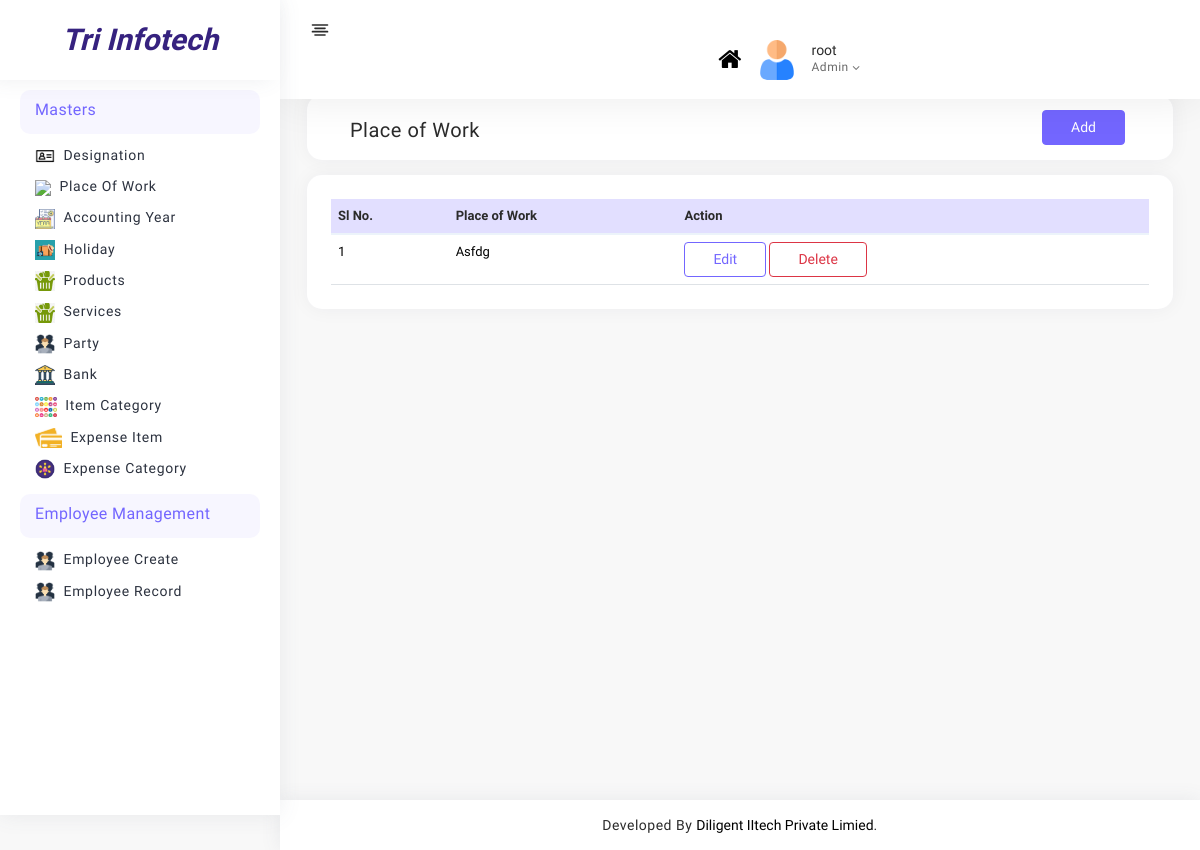
Before: /admin_panel/place/ (signed in) with the older database file.
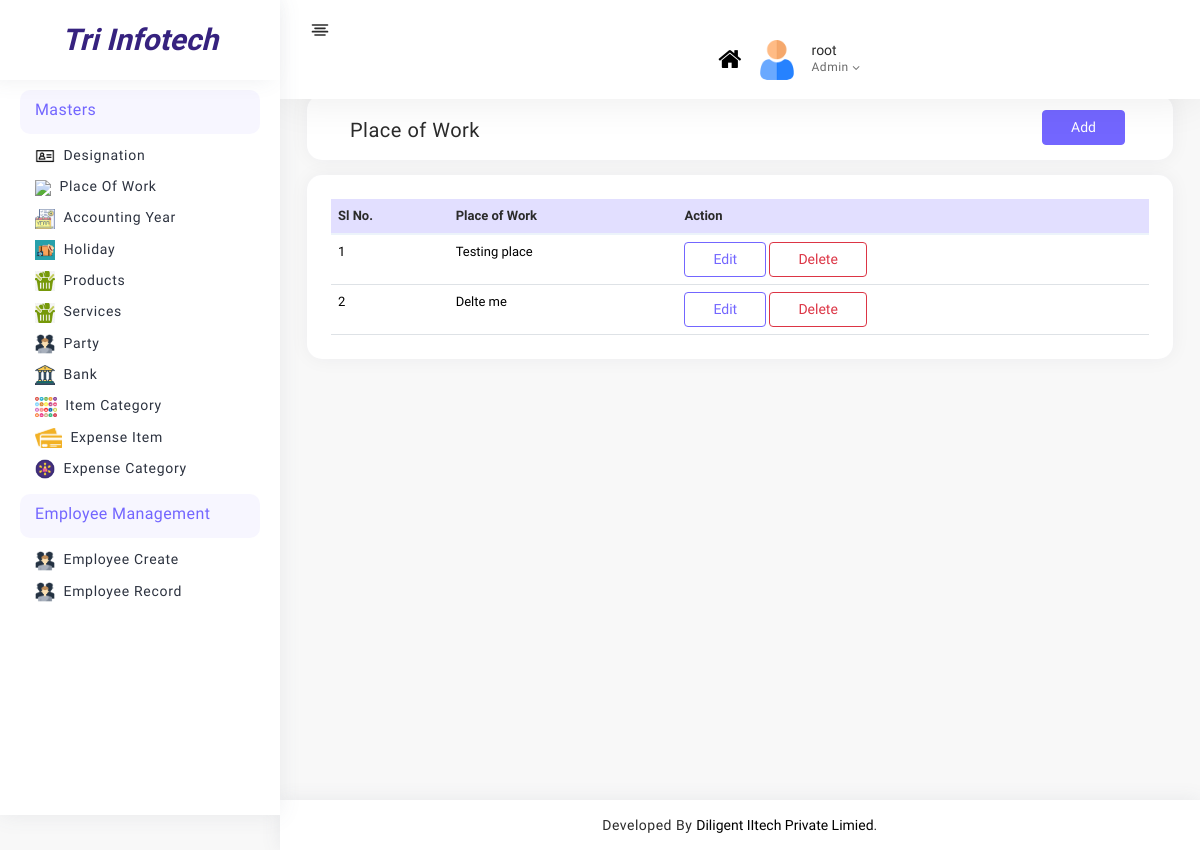
After: the same page with the newer database file.
### admin_panel/models.py (models this page shows, shortened)
class Place(models.Model):
    name = models.CharField(max_length=100,unique=True)

### admin_panel/views.py (the view)
# urls.py: path("place/",views.place,name="place"),
def place(request):
    if request.user.is_staff:
        places = Place.objects.all()
        return render(request,"masters/place/place.html",{"places":places})
    else:
        return redirect("login")

### admin_panel/templates/masters/place/place.html (shortened to what this page needs)
{% extends 'base.html' %}
{% load static %}
{% block content %}
<div class="page-body">
    <form>
        <div class="container-fluid">
            <div class="card p-3 py-2 project-list">
                <div class="row">
                    <div class="col-md-6">
                        <h5 class="mb-0 mt-2">Place of Work</h5>
                    </div>
                    <div class="col-md-6">
                        <a href="{% url 'place_add' %} " class="btn btn-primary rs-text-right">Add</a>
                    </div>
                </div>
            </div>
            <div class="card rs-mt-10 rs-br-0">
                <div class="card-body p-4 rs-p-0">
                    <div class="">
                        <table class="table rs_table">
                            <thead>
                                <tr>
                                    <th class="rs-w-5"><span class="hidden-xs">Sl No.</span></th>
                                    <th>Place of Work</th>
                                    <th class="rs-text-right">Action</th>
                                </tr>
                            </thead>
                            <tbody>
                                {% for place in places %}
                                <tr>
                                    <td class="rs-pr-0">
                                        <span >{{ forloop.counter}}</span>
                                    </td>
                                    <td>{{ place.name|capfirst }}</td>
                                    <td class="rs-text-right"><a href="{% url 'place_edit' place.id %}"
                                            class="btn btn-outline-primary">Edit</a>
                                        <a type="button" class="btn btn-outline-danger" data-toggle="modal"
                                            data-target="#exampleModal-{{forloop.counter}}">
                                            Delete
                                        </a>
                                    </td>
                                </tr>
                                {% endfor %}
                            </tbody>
                        </table>
                    </div>
                </div>
            </div>
        </div>
    </form>
</div>
{% endblock content %}

Changed rows visible on the page:
changed Place: name "Asfdg" → "Testing place"
added Place: name "Delte me"
